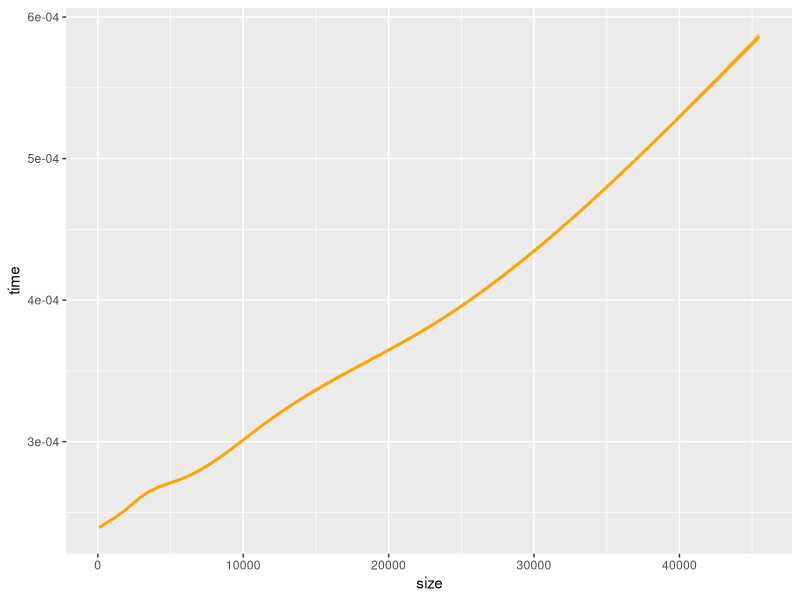
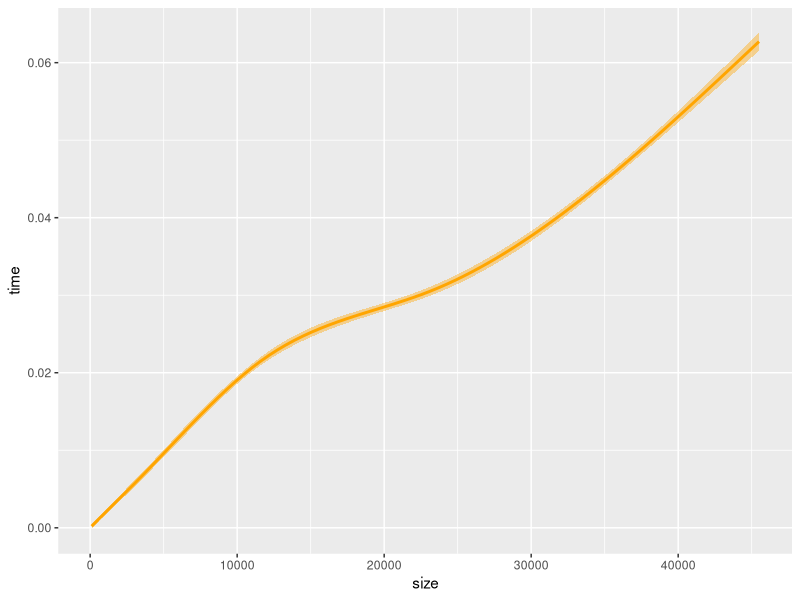
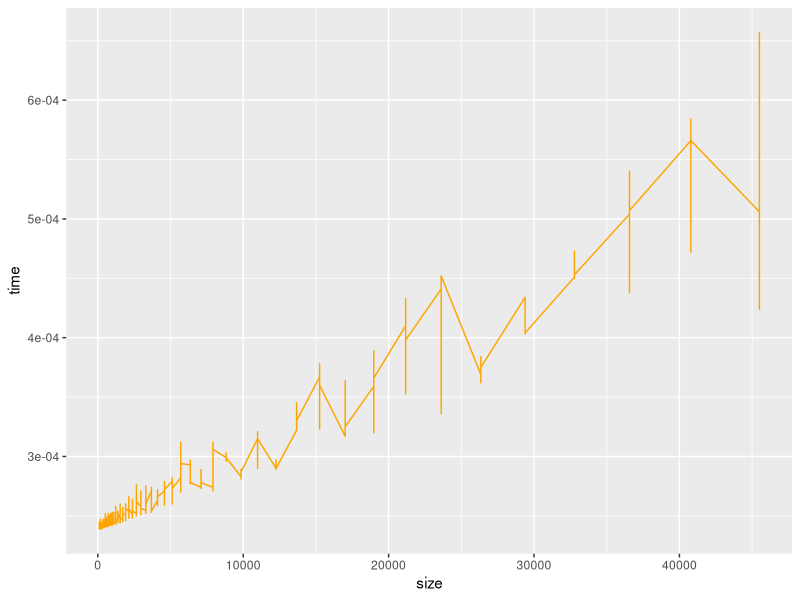
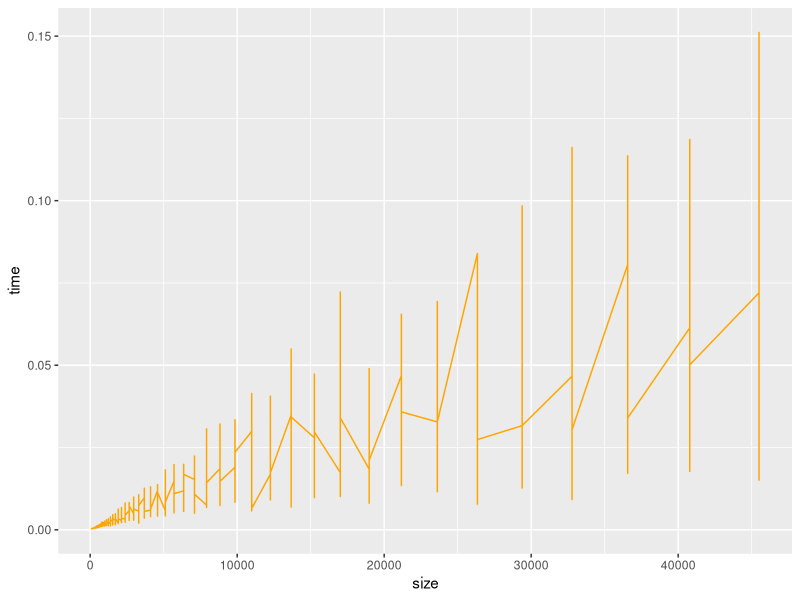
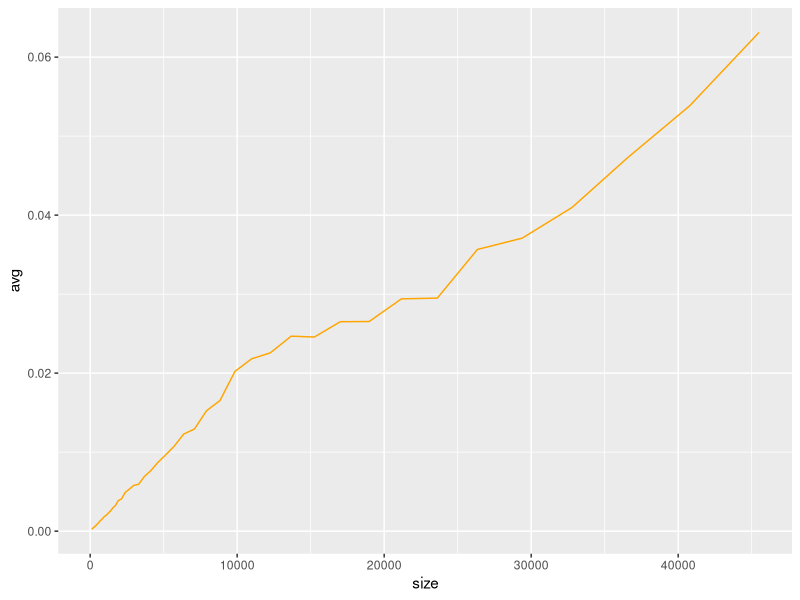

Generate these figures, in order, with R:
## ---- chunk 1
# caricamento librerie
library("dplyr")
library("ggplot2")
library("tidyverse")
## ---- chunk 2
# caricamento dataset
df <- read.csv("asymptotic_times.csv")

df %>% 
  filter(time < 0.001001)

View(df)
## ---- chunk 3
# geom_smooth di heapSelect
heapSelect <- 
  df %>% 
  filter(algorithm == "heapSelect")
  
View(heapSelect)

heapSelectPlot <-
  ggplot(data = heapSelect) +
  geom_smooth(mapping = aes(x = size, y = time), fill = "orange", color = "orange")

heapSelectPlot
## ---- chunk 4
# geom_smooth di quickSelect
quickSelect <- 
  df %>% 
  filter(algorithm == "quickSelect")

View(quickSelect)

quickSelectPlot <-
  ggplot(data = quickSelect) +
  geom_smooth(mapping = aes(x = size, y = time), fill = "orange", color = "orange")

quickSelectPlot
## ---- chunk 5
# Che varianza c'è tra i tempi d'esecuzione per una stessa size

heapSelectTimeVariance <-
heapSelect %>% 
  group_by(size) %>% 
  summarize(timeVariance = format(var(time), scientific=FALSE)) %>% 
  drop_na(timeVariance)

quickSelectTimeVariance <-
quickSelect %>% 
  group_by(size) %>% 
  summarize(timeVariance = format(sd(time), scientific=FALSE)) %>% 
  drop_na()

heapSelectTimeVariance$timeVariance

mean(heapSelectTimeVariance$timeVariance) > mean(quickSelectTimeVariance$timeVariance)
## ---- chunk 6
# geom_line di heapSelect
heapSelect <- 
  df %>% 
  filter(algorithm == "heapSelect")
  
View(heapSelect)

heapSelectPlot <-
  ggplot(data = heapSelect) +
  geom_line(mapping = aes(x = size, y = time), color = "orange")

heapSelectPlot
## ---- chunk 7
# geom_line di quickSelect
quickSelect <- 
  df %>% 
  filter(algorithm == "quickSelect")

View(quickSelect)

quickSelectPlot <-
  ggplot(data = quickSelect) +
  geom_line(mapping = aes(x = size, y = time), color = "orange")

quickSelectPlot
## ---- chunk 8
# geom_line di heapSelect, senza ripetizioni (prendendo la media)
## ---- chunk 9
# geom_line di quickSelect, senza ripetizioni (prendendo la media)
avgQuickSelectTimes <-
quickSelect %>% 
  group_by(size) %>% 
  summarize(avg = mean(time))

avgQuickSelectTimes

meanQuickSelectPlot <-
  ggplot(data = avgQuickSelectTimes) +
  geom_line(mapping = aes(x = size, y = avg), color = "orange")

meanQuickSelectPlot


